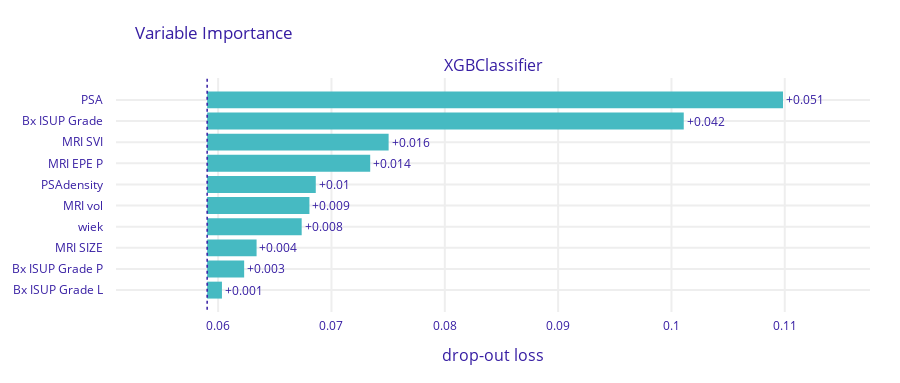

Notebook cell for this chart:
### Code cell
param_grid = {
    'classifier__n_estimators': [100, 200, 400, 800],
    'classifier__max_depth': [3, 5],
    'classifier__learning_rate': [0.01, 0.05, 0.1],
    'classifier__subsample': [0.6, 0.8, 1.0],
    'classifier__colsample_bytree': [0.6, 0.8, 0.9, 1.0],
    'classifier__gamma': [0, 0.1, 0.2]
}
untrained_model = XGBClassifier(random_state=42)

y_true, y_pred, y_pred_probs, false_positive_rate, true_positive_rate, total_roc_auc, trained_model, best_params = train_and_evaluate_model(untrained_model, X, y, numerical_cols, categorical_cols, n_folds=5, tune_params=True, param_grid=param_grid, tuning_scoring='roc_auc', tuning_test_size=0.2)

plot_roc(false_positive_rate, true_positive_rate, total_roc_auc)
plot_confusion_matrix(y_true, y_pred)
plot_feature_importances(trained_model, X, y)
plot_discrimination_threshold(trained_model, X, y)
brier = brier_score_loss(y_true, y_pred_probs)
print(f"Brier score: {brier:.4f}")

### Figure 1 — Plotly figure (JSON) as saved in the notebook; plotly's stock layout.template omitted (floating-point values rounded to 4 significant figures)
{"data": [{"base": 0.05903, "hoverinfo": "text", "hoverlabel": {"bgcolor": "rgba(0,0,0,0.8)"}, "hovertext": ["Model: XGBClassifier loss after<br>variable: PSA is permuted: 0.11<br>Drop-out loss change: +0.051", "Model: XGBClassifier loss after<br>variable: Bx ISUP Grade is permuted: 0.101<br>Drop-out loss change: +0.042", "Model: XGBClassifier loss after<br>variable: MRI SVI is permuted: 0.075<br>Drop-out loss change: +0.016", "Model: XGBClassifier loss after<br>variable: MRI EPE P is permuted: 0.073<br>Drop-out loss change: +0.014", "Model: XGBClassifier loss after<br>variable: PSAdensity is permuted: 0.069<br>Drop-out loss change: +0.01", "Model: XGBClassifier loss after<br>variable: MRI vol is permuted: 0.068<br>Drop-out loss change: +0.009", "Model: XGBClassifier loss after<br>variable: wiek is permuted: 0.067<br>Drop-out loss change: +0.008", "Model: XGBClassifier loss after<br>variable: MRI SIZE is permuted: 0.063<br>Drop-out loss change: +0.004", "Model: XGBClassifier loss after<br>variable: Bx ISUP Grade P is permuted: 0.062<br>Drop-out loss change: +0.003", "Model: XGBClassifier loss after<br>variable: Bx ISUP Grade L is permuted: 0.06<br>Drop-out loss change: +0.001"], "marker": {"color": "#46bac2"}, "orientation": "h", "showlegend": false, "text": ["+0.051", "+0.042", "+0.016", "+0.014", "+0.01", "+0.009", "+0.008", "+0.004", "+0.003", "+0.001"], "textposition": "outside", "type": "bar", "x": [0.05081, 0.04205, 0.01601, 0.01439, 0.009584, 0.009024, 0.008341, 0.004361, 0.003264, 0.001305], "xaxis": "x", "y": ["PSA", "Bx ISUP Grade", "MRI SVI", "MRI EPE P", "PSAdensity", "MRI vol", "wiek", "MRI SIZE", "Bx ISUP Grade P", "Bx ISUP Grade L"], "yaxis": "y"}], "layout": {"annotations": [{"font": {"size": 16}, "showarrow": false, "text": "XGBClassifier", "x": 0.5, "xanchor": "center", "xref": "paper", "y": 1, "yanchor": "bottom", "yref": "paper"}, {"font": {"size": 16}, "showarrow": false, "text": "drop-out loss", "x": 0.5, "xanchor": "center", "xref": "paper", "y": 0, "yanchor": "top", "yref": "paper", "yshift": -30}], "font": {"color": "#371ea3"}, "height": 383, "margin": {"b": 71, "r": 30, "t": 78}, "shapes": [{"line": {"color": "#371ea3", "dash": "dot", "width": 1.5}, "type": "line", "x0": 0.05903, "x1": 0.05903, "xref": "x", "y0": -1, "y1": 10, "yref": "y"}], "title": {"text": "Variable Importance", "x": 0.15}, "xaxis": {"anchor": "y", "automargin": true, "domain": [0, 1], "fixedrange": true, "gridwidth": 2, "range": [0.05099, 0.1175], "tickcolor": "white", "ticklen": 3, "ticks": "outside", "type": "linear", "zeroline": false}, "yaxis": {"anchor": "x", "automargin": true, "autorange": "reversed", "domain": [0, 1], "fixedrange": true, "gridwidth": 2, "tickcolor": "white", "ticklen": 10, "ticks": "outside", "type": "category"}}}
